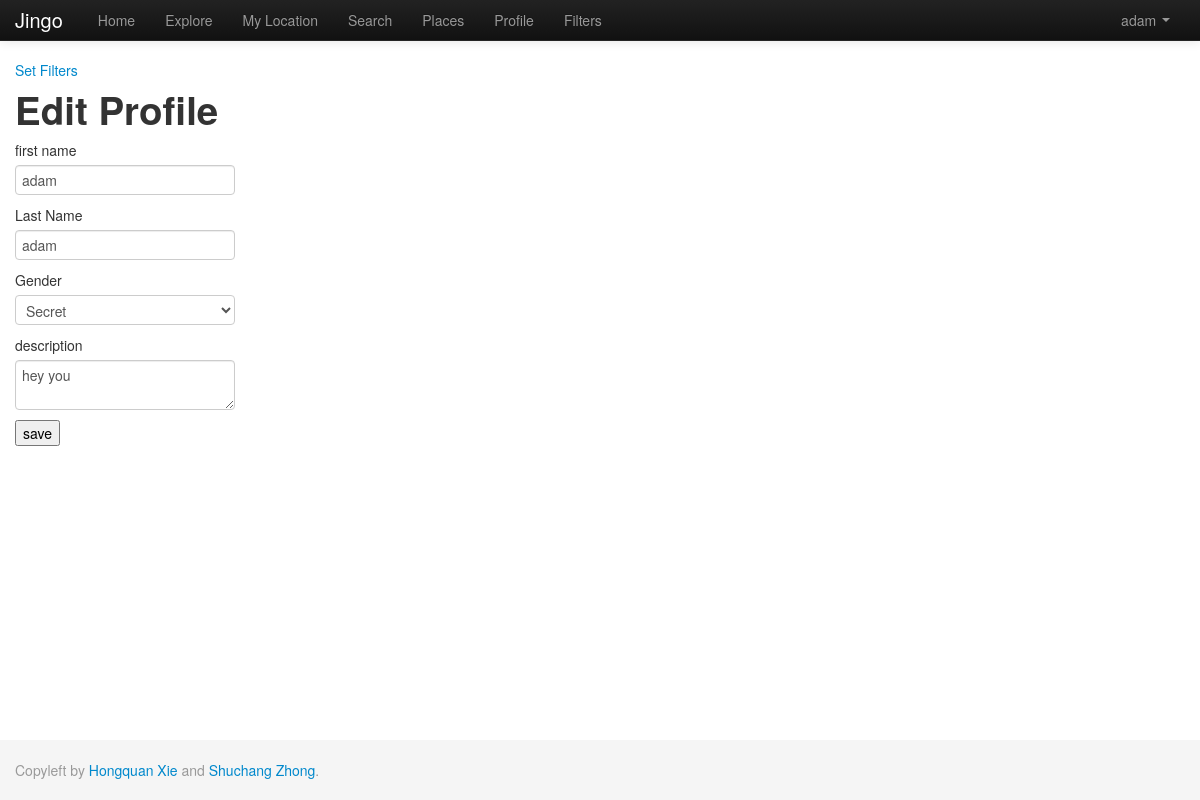
Screenshot of /index.php/setting/set_profile (signed in) with the database file from the repository.
### tables this page shows
CREATE TABLE IF NOT EXISTS `user` (
  `uid` int(11) NOT NULL AUTO_INCREMENT,
  `uname` varchar(50) NOT NULL,
  `email` varchar(50) NOT NULL,
  `password` varchar(50) NOT NULL,
  `dt_inserted` datetime NOT NULL,
  `dt_edited` timestamp NOT NULL DEFAULT '0000-00-00 00:00:00' ON UPDATE CURRENT_TIMESTAMP,
  `first_name` varchar(50) NOT NULL,
  `last_name` varchar(50) NOT NULL,
  `gender` tinyint(1) DEFAULT NULL,
  `photo` varchar(100) DEFAULT NULL,
  `description` varchar(1000) NOT NULL,
  `last_latitude` float NOT NULL DEFAULT '0',
  `last_longitude` float NOT NULL DEFAULT '0',
  `current_state` varchar(50) NOT NULL,
  `active` tinyint(1) NOT NULL DEFAULT '1',
  PRIMARY KEY (`uid`),
  UNIQUE KEY `email` (`email`,`uname`)
);

### application/controllers/setting.php (called while the page is built, shortened)
<?php if ( ! defined('BASEPATH')) exit('No direct script access allowed');
class Setting extends CI_Controller {
 	public function __construct(){
		$this->load->helper('view_helper');
		$this->load->view('header');
    }
	public function set_profile(){
		$user_id = $_SESSION['user']['uid'];
		if($user_id){
			$this->load->model('User');
			$this->User->uid = $user_id;
			$user = current($this->User->get());
			$data['user'] = $user;
			$this->load->view('set_profile', $data);
		}
		$this->load->view('footer');
	}
}?>

### index.php (called while the page is built, shortened)
<?php
require_once BASEPATH.'core/CodeIgniter.php';

### application/models/user.php (called while the page is built, shortened)
<?php
class User extends CI_Model {
    function get($params=null){
		$this->db->select('*');
		$this->db->from('user');
		$where = ' 1=1 ';
		if(isset($this->uid)){
			$where .= ' AND user.uid = '.$this->uid;
		}
		if($params){
			$params['user.active']=1;
			$this->db->where($params);
		}else
			$this->db->where($where, null, false);
		$query = $this->db->get();
        return $query->result_array();
    }
}

### application/views/set_profile.php (the view, shortened to what this page needs)
<div>
	<a href="/trunk/index.php/setting/set_filter">Set Filters</a>
</div>
<form  action="/trunk/index.php/setting/save_profile" method="post">
	<fieldset>
		<h1 >Edit Profile</h1>
		<div >
			<div >
				<label for="name">first name</label>
				<input type="text" value="<?php echo $user['first_name'];?>" name="first_name"/>
			</div>
		</div>
		<div >
			<div>
				<label for="password">Last Name</label>
				<input type="text" value="<?=$user['last_name']?>" name="last_name"/>
			</div>
		</div>
		<div >
			<label>Gender</label>
			<select name="gender" >
			  <option <?php echo $user['gender']=='2'?'selected="selected"':'' ;?> value="2">Secret</option>
			</select>
		</div>
		<div>
			<label for="description">description</label>
			<textarea  name="description"><?php echo $user['description'];?></textarea>
		</div>
		<div class="">
			<input type="submit" value="save" class="button float_right" />
		</div>
	</fieldset>
</form>

### rows the page displays
user: first_name "adam", last_name "adam", gender "Secret", description "hey you"

### other values shown
$_SESSION['user']['uname'] "adam"
